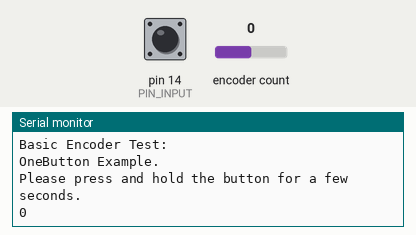
A sketch run on a simulated Arduino Nano Every. On the bench: the last lines printed to the serial monitor. The test bench sets the inputs (shaded band); at power-on: pin 14 (PIN_INPUT) HIGH, encoder count 0.

Above: at 1.2 s.
1.3 s: pin 14 (PIN_INPUT) pulled LOW for 0.15 s
At 3.1 s:
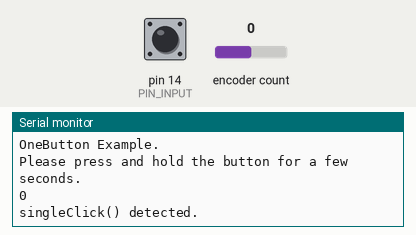
3.4 s: pin 14 (PIN_INPUT) pulled LOW for 1 s
At 5.2 s:
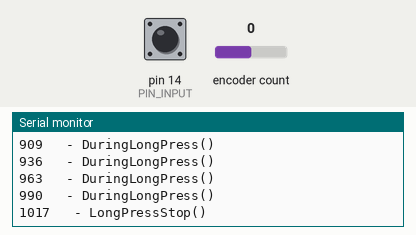
5.9 s: encoder count set to 1
At 7.1 s:
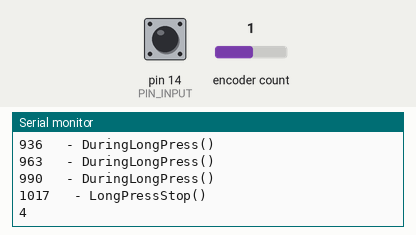
7.4 s: encoder count set to 2
At 8.4 s:
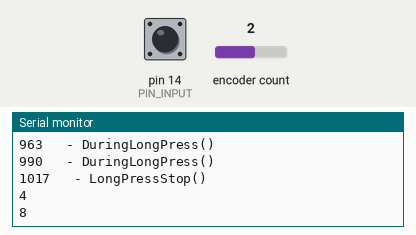
8.9 s: pin 14 (PIN_INPUT) pulsed LOW 2 times (0.12 s each, 0.3 s apart)
At 10.5 s:
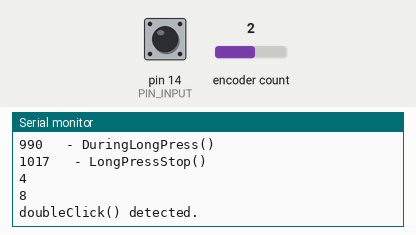
Timing chart, 0 to 12.0 s (numbered marks = the images above; inputs shaded):
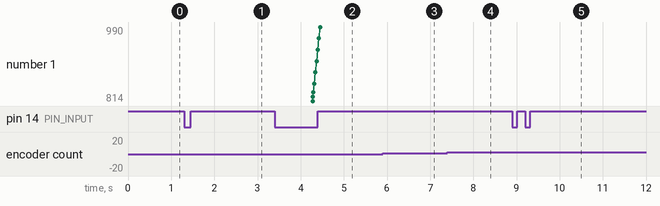

The sketch:

nanoeveryrotaryencoder_4.2.25.ino
```cpp
//V0 of rotary encoder input.
  //next step is to connect it with computer simulation using teensy and output signals

//this code uses arduino nano every
  //nano every interrupt pins are on d2 and d3.
  //change according to interrupt pins
  //the teensy has interrupt pins on every pin
//thoughts for future iterations:
  //should i constrain the values (no.. just make it so that
  //=> last value = "Clockwise rotation" (+1),
  //=< last value = "Counterclockwise rotation" (-1).)
  //different button activations (SDA, SCL) based on clicks, press time
    //if LongPressStop() - LongPressStop() >=500 {
      //Serial.println("Activate"); }
    //or i can just make this less complicated by using the library differently (define/use pressStart and pressStop)

#include <Encoder.h>
#include <OneButton.h>
#include <Arduino.h>

// Change the two numbers below to the pins connected to your encoder:
//   Best Performance: both pins have interrupt capability
//   Good Performance: only the first pin has interrupt capability
//   Low Performance:  neither pin has interrupt capability
Encoder myEnc(2, 3);
#define PIN_INPUT 14

// Setup a new OneButton on pin PIN_INPUT
// The 2. parameter activeLOW is true, because external wiring sets the button to LOW when pressed.
OneButton button(PIN_INPUT, true);

// In case the momentary button puts the input to HIGH when pressed:
// The 2. parameter activeLOW is false when the external wiring sets the button to HIGH when pressed.
// The 3. parameter can be used to disable the PullUp .
// OneButton button(PIN_INPUT, false, false);


void setup() {
  Serial.begin(9600);
  Serial.println("Basic Encoder Test:");
  Serial.println("\nOneButton Example.");
  Serial.println("Please press and hold the button for a few seconds.");
  // link functions to be called on events.
  button.attachLongPressStart(LongPressStart, &button);
  button.attachDuringLongPress(DuringLongPress, &button);
  button.attachLongPressStop(LongPressStop, &button);
    // link the xxxclick functions to be called on xxxclick event.
  button.attachClick(singleClick);
  button.attachDoubleClick(doubleClick);

  button.setLongPressIntervalMs(1000);
} // setup end

long oldPosition  = -999;

void loop() {
    // keep watching the push button:
  button.tick();

  // You can implement other code in here or just wait a while
  delay(10);
  long newPosition = myEnc.read();
  if (newPosition != oldPosition) {
    oldPosition = newPosition;
    Serial.println(newPosition);
  }
} //loop end
// this function will be called when the button started long pressed.
void LongPressStart(void *oneButton)
{
  Serial.print(((OneButton *)oneButton)->getPressedMs());
  Serial.println("\t - LongPressStart()");
}

// this function will be called when the button is released.
void LongPressStop(void *oneButton)
{
  Serial.print(((OneButton *)oneButton)->getPressedMs());
  Serial.println("\t - LongPressStop()\n");
}

// this function will be called when the button is held down.
void DuringLongPress(void *oneButton)
{
  Serial.print(((OneButton *)oneButton)->getPressedMs());
  Serial.println("\t - DuringLongPress()");
}

void singleClick() {
  Serial.println("singleClick() detected.");
} // singleClick

void doubleClick() {
  Serial.println("doubleClick() detected.");
} // doubleClick

// End
```

Measured:
- after the input at 1.3 s, the serial monitor: prints a new line after 0.61 s (image 1)
- after the input at 3.4 s, the serial monitor: prints a new line after 0.86 s (image 2)
- after the input at 5.9 s, the serial monitor: prints a new line at once (image 3)
- after the input at 7.4 s, the serial monitor: prints a new line at once (image 4)
- after the input at 8.9 s, the serial monitor: prints a new line after 0.49 s (image 5)
